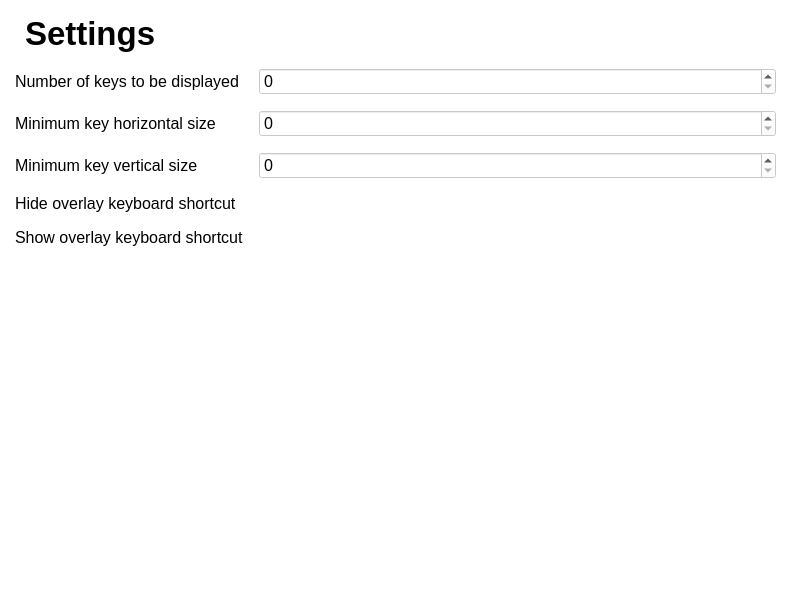
<?xml version="1.0" encoding="UTF-8"?>
<ui version="4.0">
 <class>MainWindow</class>
 <widget class="QMainWindow" name="MainWindow">
  <property name="geometry">
   <rect>
    <x>0</x>
    <y>0</y>
    <width>800</width>
    <height>600</height>
   </rect>
  </property>
  <property name="font">
   <font>
    <family>Segoe UI</family>
    <pointsize>12</pointsize>
   </font>
  </property>
  <property name="windowTitle">
   <string>Keyboard overlay setting</string>
  </property>
  <property name="windowOpacity">
   <double>0.800000000000000</double>
  </property>
  <property name="styleSheet">
   <string notr="true">background-color: rgba(255,255,255,190)</string>
  </property>
  <widget class="QWidget" name="centralwidget">
   <widget class="QWidget" name="verticalLayoutWidget">
    <property name="geometry">
     <rect>
      <x>0</x>
      <y>0</y>
      <width>791</width>
      <height>551</height>
     </rect>
    </property>
    <layout class="QVBoxLayout" name="verticalLayout">
     <item>
      <widget class="QLabel" name="label">
       <property name="sizePolicy">
        <sizepolicy hsizetype="Preferred" vsizetype="Maximum">
         <horstretch>0</horstretch>
         <verstretch>0</verstretch>
        </sizepolicy>
       </property>
       <property name="font">
        <font>
         <family>Segoe UI</family>
         <pointsize>25</pointsize>
         <weight>75</weight>
         <bold>true</bold>
        </font>
       </property>
       <property name="styleSheet">
        <string notr="true">padding-left: 25px;
padding-top: 15px;</string>
       </property>
       <property name="text">
        <string>Settings</string>
       </property>
       <property name="alignment">
        <set>Qt::AlignLeading|Qt::AlignLeft|Qt::AlignTop</set>
       </property>
       <property name="indent">
        <number>0</number>
       </property>
      </widget>
     </item>
     <item>
      <layout class="QFormLayout" name="formLayout">
       <property name="horizontalSpacing">
        <number>15</number>
       </property>
       <property name="verticalSpacing">
        <number>15</number>
       </property>
       <property name="leftMargin">
        <number>15</number>
       </property>
       <property name="topMargin">
        <number>10</number>
       </property>
       <property name="rightMargin">
        <number>15</number>
       </property>
       <item row="0" column="0">
        <widget class="QLabel" name="label_2">
         <property name="font">
          <font>
           <family>Segoe UI</family>
           <pointsize>12</pointsize>
          </font>
         </property>
         <property name="text">
          <string>Number of keys to be displayed</string>
         </property>
        </widget>
       </item>
       <item row="0" column="1">
        <widget class="QSpinBox" name="key_count">
         <property name="font">
          <font>
           <family>Segoe UI</family>
           <pointsize>12</pointsize>
          </font>
         </property>
        </widget>
       </item>
       <item row="1" column="0">
        <widget class="QLabel" name="label_3">
         <property name="font">
          <font>
           <family>Segoe UI</family>
           <pointsize>12</pointsize>
          </font>
         </property>
         <property name="text">
          <string>Minimum key horizontal size</string>
         </property>
        </widget>
       </item>
       <item row="1" column="1">
        <widget class="QSpinBox" name="horizontal_size">
         <property name="font">
          <font>
           <family>Segoe UI</family>
           <pointsize>12</pointsize>
          </font>
         </property>
        </widget>
       </item>
       <item row="2" column="0">
        <widget class="QLabel" name="label_4">
         <property name="font">
          <font>
           <family>Segoe UI</family>
           <pointsize>12</pointsize>
          </font>
         </property>
         <property name="text">
          <string>Minimum key vertical size</string>
         </property>
        </widget>
       </item>
       <item row="2" column="1">
        <widget class="QSpinBox" name="vertical_size">
         <property name="font">
          <font>
           <family>Segoe UI</family>
           <pointsize>12</pointsize>
          </font>
         </property>
        </widget>
       </item>
       <item row="3" column="0">
        <widget class="QLabel" name="label_5">
         <property name="font">
          <font>
           <family>Segoe UI</family>
           <pointsize>12</pointsize>
          </font>
         </property>
         <property name="text">
          <string>Hide overlay keyboard shortcut</string>
         </property>
        </widget>
       </item>
       <item row="4" column="0">
        <widget class="QLabel" name="label_6">
         <property name="font">
          <font>
           <family>Segoe UI</family>
           <pointsize>12</pointsize>
          </font>
         </property>
         <property name="text">
          <string>Show overlay keyboard shortcut</string>
         </property>
        </widget>
       </item>
      </layout>
     </item>
    </layout>
   </widget>
  </widget>
  <widget class="QStatusBar" name="statusbar"/>
 </widget>
 <resources/>
 <connections/>
</ui>
